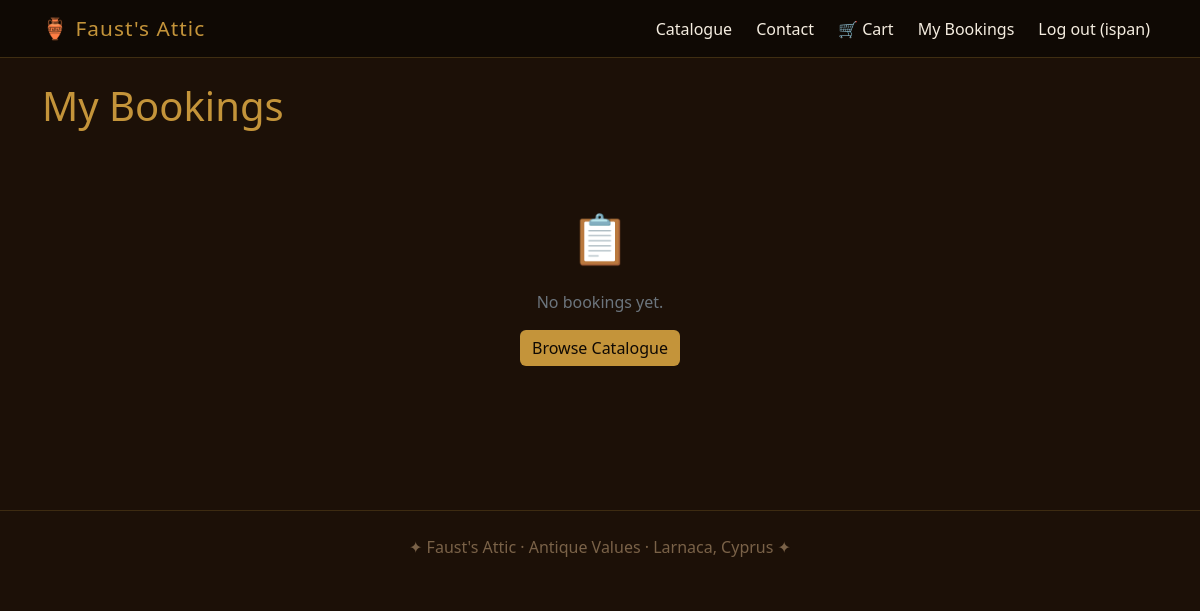
/accounts/reservations/ (signed in), run on an earlier commit of the app's database.
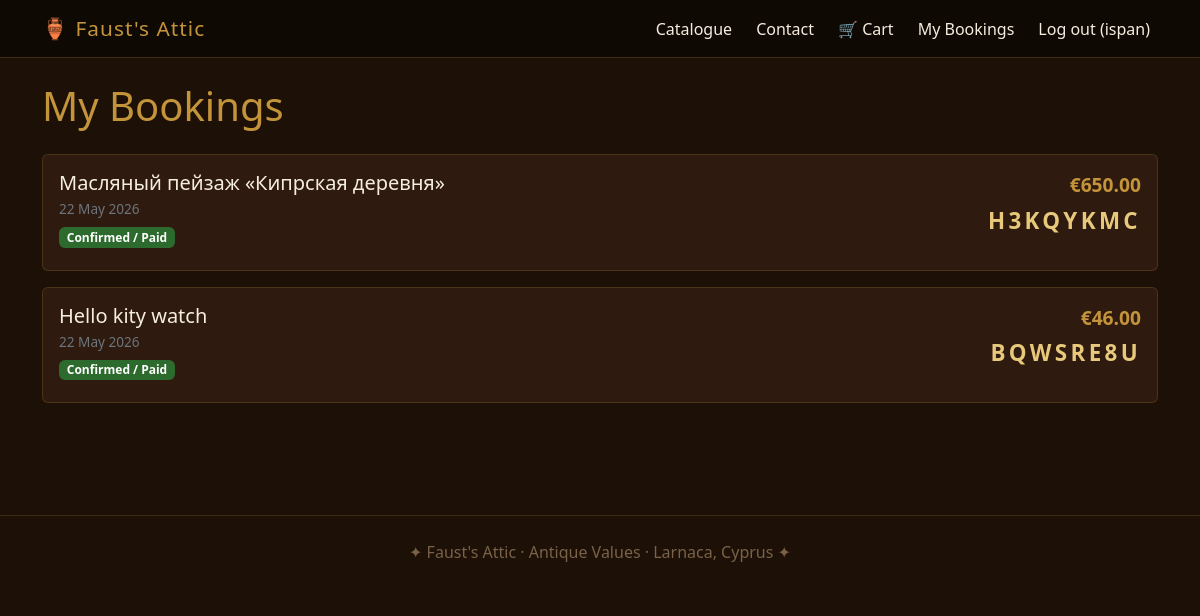
And on a later commit of the database.
### accounts/models.py (models this page shows, shortened)
class Reservation(models.Model):
    STATUS_CHOICES = [
        ('pending',   'Awaiting pickup'),
        ('confirmed', 'Confirmed / Paid'),
        ('cancelled', 'Cancelled'),
    ]
    user       = models.ForeignKey(User, on_delete=models.CASCADE, related_name='reservations')
    item_id    = models.CharField(max_length=50)
    item_name  = models.CharField(max_length=200)
    item_price = models.DecimalField(max_digits=10, decimal_places=2)
    code       = models.CharField(max_length=8, default=generate_code, unique=True)
    created_at = models.DateTimeField(auto_now_add=True)
    status     = models.CharField(max_length=20, choices=STATUS_CHOICES, default='pending')
    class Meta:
        ordering = ['-created_at']

### accounts/views.py (the view)
# urls.py: path('reservations/',           views.my_reservations,    name='my_reservations'),
@login_required(login_url='/accounts/login/')
def my_reservations(request):
    reservations = Reservation.objects.filter(user=request.user)
    return render(request, 'accounts/my_reservations.html', {'reservations': reservations})

### accounts/templates/accounts/my_reservations.html (shortened to what this page needs)
{% extends "catalog/base.html" %}
{% block content %}
<h1 class="text-gold mb-4">My Bookings</h1>
{% if reservations %}
  {% for r in reservations %}
  <div class="card p-3 mb-3">
    <div class="d-flex justify-content-between align-items-start">
      <div>
        <h5 class="mb-1">{{ r.item_name }}</h5>
        <p class="text-secondary mb-1" style="font-size:.85rem;">{{ r.created_at|date:"d M Y" }}</p>
        {% if r.status == 'confirmed' %}
          <span class="badge" style="background: #2d6a2d;">{{ r.get_status_display }}</span>
        {% elif r.status == 'cancelled' %}
          <span class="badge" style="background: #7c3122;">{{ r.get_status_display }}</span>
        {% else %}
          <span class="badge" style="background: #4a3a1e;">{{ r.get_status_display }}</span>
        {% endif %}
      </div>
      <div class="text-end">
        <p class="price-tag mb-1">€{{ r.item_price }}</p>
        <p style="font-size:1.4rem; font-weight:700; color:#e8c87a; letter-spacing:.15em;">
          {{ r.code }}
        </p>
      </div>
    </div>
  </div>
  {% endfor %}
{% else %}
  <div class="text-center py-5">
    <p style="font-size:3rem;">📋</p>
    <p class="text-secondary">No bookings yet.</p>
    <a href="{% url 'catalog' %}" class="btn btn-gold">Browse Catalogue</a>
  </div>
{% endif %}
{% endblock %}

What changed in the data, as far as the page shows it:
added Reservation: item_name "Масляный пейзаж «Кипрская деревня»", created_at "22 May 2026", status "Confirmed / Paid", item_price "650.00", code "H3KQYKMC"
added Reservation: item_name "Hello kity watch", created_at "22 May 2026", status "Confirmed / Paid", item_price "46.00", code "BQWSRE8U"
Also different on the page:
text no longer shown: "📋 No bookings yet. Browse Catalogue"
